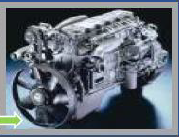
#> input picture motor circunsferencia.png, 179 x 137 px
$ python 'Transformación de  Hough Circulos.py'
#> lines starting #> are read from the running program, lines starting #| are printed output that depends on the picture
'''
SISTEMA DE SIMULACION TRANSFORMACION DE HOUGH
Análisis de circunsferencias
MATERIA INTELIGENCIA ARTIFICIAL
ALUMNOS:
● Sebastián Miguel. (VINF07402).
● Daniele, Santiago Facundo (VINF05622).

'''
import cv2
import numpy as np

img = cv2.imread('motor circunsferencia.png',0)
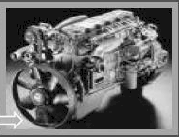
#> img: shape (137, 179); min 0, max 254, mean 107.4
img = cv2.medianBlur(img,5)
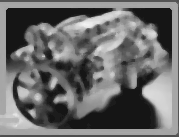
#> img: shape (137, 179); min 21, max 242, mean 107.2
cimg = cv2.cvtColor(img,cv2.COLOR_GRAY2BGR)

circles = cv2.HoughCircles(img,cv2.HOUGH_GRADIENT,1,20,param1=50,param2=30,minRadius=0,maxRadius=0)
#> circles = 19 rows, first 8: [48.5, 92.5, 34.7], [133.5, 90.5, 43.6], [109.5, 113.5, 62], [132.5, 110.5, 47.7], [122.5, 52.5, 22.4], [104.5, 75.5, 22.4], [158.5, 95.5, 39.4], [92.5, 11.5, 27.5]

circles = np.uint16(np.around(circles))
#> circles = 19 rows, first 8: [48, 92, 35], [134, 90, 44], [110, 114, 62], [132, 110, 48], [122, 52, 22], [104, 76, 22], [158, 96, 39], [92, 12, 28]
for i in circles[0,:]:

    cv2.circle(cimg,(i[0],i[1]),i[2],(0,255,0),2)

    cv2.circle(cimg,(i[0],i[1]),2,(0,0,255),3)
#> this loop made 19 passes
#> i on passes 1 to 12: [48, 92, 35], [134, 90, 44], [110, 114, 62], [132, 110, 48], [122, 52, 22], [104, 76, 22], [158, 96, 39], [92, 12, 28], [150, 76, 22], [66, 108, 22], [164, 36, 29], [14, 36, 29]
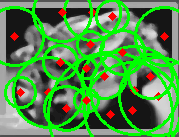
#> cimg: shape (137, 179, 3); mean B, G, R 74.5, 143.4, 81.7

cv2.imshow('Resultado de la imagen',cimg)
cv2.waitKey(0)
cv2.destroyAllWindows()
